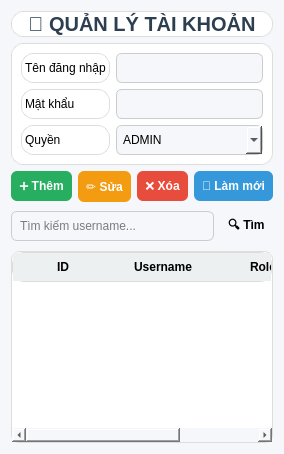
<?xml version="1.0" encoding="UTF-8"?>
<ui version="4.0">
<class>UserForm</class>

<widget class="QWidget" name="UserForm">

 <property name="styleSheet">
  <string>

QWidget {
    background-color: #f5f7fa;
    font-family: Segoe UI;
}

/* TITLE */
QLabel#lblTitle {
    font-size: 20px;
    font-weight: bold;
    color: #2c3e50;
}

/* CARD */
QFrame {
    background-color: white;
    border-radius: 12px;
    border: 1px solid #ddd;
}

/* INPUT */
QLineEdit, QComboBox {
    padding: 6px;
    border-radius: 6px;
    border: 1px solid #ccc;
}

/* BUTTON */
QPushButton {
    padding: 8px;
    border-radius: 6px;
    font-weight: bold;
}

QPushButton#btnAdd {
    background-color: #27ae60;
    color: white;
}
QPushButton#btnAdd:hover { background-color: #219150; }

QPushButton#btnUpdate {
    background-color: #f39c12;
    color: white;
}
QPushButton#btnUpdate:hover { background-color: #d68910; }

QPushButton#btnDelete {
    background-color: #e74c3c;
    color: white;
}
QPushButton#btnDelete:hover { background-color: #c0392b; }

QPushButton#btnRefresh {
    background-color: #3498db;
    color: white;
}
QPushButton#btnRefresh:hover { background-color: #2980b9; }

/* TABLE */
QTableWidget {
    background-color: white;
    border-radius: 8px;
    border: 1px solid #ddd;
}

QHeaderView::section {
    background-color: #ecf0f1;
    padding: 6px;
    font-weight: bold;
    border: none;
}

  </string>
 </property>

 <layout class="QVBoxLayout">

  <!-- ===== TITLE ===== -->
  <item>
   <widget class="QLabel" name="lblTitle">
    <property name="text">
     <string>👤 QUẢN LÝ TÀI KHOẢN</string>
    </property>
    <property name="alignment">
     <set>Qt::AlignCenter</set>
    </property>
   </widget>
  </item>

  <!-- ===== FORM ===== -->
  <item>
   <widget class="QFrame">
    <layout class="QGridLayout">

     <!-- USERNAME -->
     <item row="0" column="0">
      <widget class="QLabel">
       <property name="text"><string>Tên đăng nhập</string></property>
      </widget>
     </item>

     <item row="0" column="1">
      <widget class="QLineEdit" name="txtUsername"/>
     </item>

     <!-- PASSWORD -->
     <item row="1" column="0">
      <widget class="QLabel">
       <property name="text"><string>Mật khẩu</string></property>
      </widget>
     </item>

     <item row="1" column="1">
      <widget class="QLineEdit" name="txtPassword">
       <property name="echoMode">
        <enum>QLineEdit::Password</enum>
       </property>
      </widget>
     </item>

     <!-- ROLE -->
     <item row="2" column="0">
      <widget class="QLabel">
       <property name="text"><string>Quyền</string></property>
      </widget>
     </item>

     <item row="2" column="1">
      <widget class="QComboBox" name="cbRole">
       <item><property name="text"><string>ADMIN</string></property></item>
       <item><property name="text"><string>BITHU</string></property></item>
       <item><property name="text"><string>CANBO</string></property></item>
      </widget>
     </item>

    </layout>
   </widget>
  </item>

  <!-- ===== BUTTON ===== -->
  <item>
   <layout class="QHBoxLayout">

    <item>
     <widget class="QPushButton" name="btnAdd">
      <property name="text"><string>➕ Thêm</string></property>
     </widget>
    </item>

    <item>
     <widget class="QPushButton" name="btnUpdate">
      <property name="text"><string>✏️ Sửa</string></property>
     </widget>
    </item>

    <item>
     <widget class="QPushButton" name="btnDelete">
      <property name="text"><string>❌ Xóa</string></property>
     </widget>
    </item>

    <item>
     <widget class="QPushButton" name="btnRefresh">
      <property name="text"><string>🔄 Làm mới</string></property>
     </widget>
    </item>

   </layout>
  </item>

  <!-- ===== SEARCH ===== -->
  <item>
   <layout class="QHBoxLayout">

    <item>
     <widget class="QLineEdit" name="txtSearch">
      <property name="placeholderText">
       <string>Tìm kiếm username...</string>
      </property>
     </widget>
    </item>

    <item>
     <widget class="QPushButton" name="btnSearch">
      <property name="text"><string>🔍 Tìm</string></property>
     </widget>
    </item>

   </layout>
  </item>

  <!-- ===== TABLE ===== -->
  <item>
   <widget class="QTableWidget" name="tableUser">
    <property name="columnCount">
     <number>3</number>
    </property>

    <column>
     <property name="text"><string>ID</string></property>
    </column>

    <column>
     <property name="text"><string>Username</string></property>
    </column>

    <column>
     <property name="text"><string>Role</string></property>
    </column>

   </widget>
  </item>

 </layout>

</widget>

<resources/>
<connections/>
</ui>
